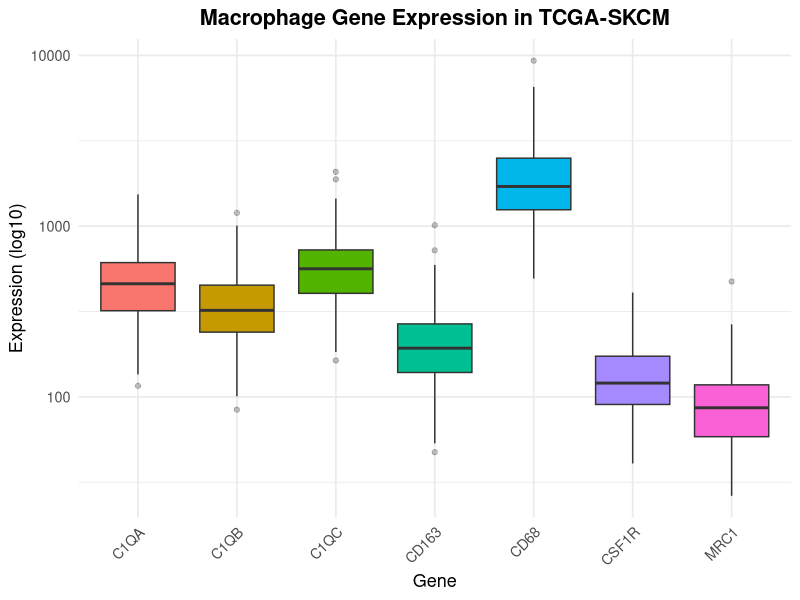
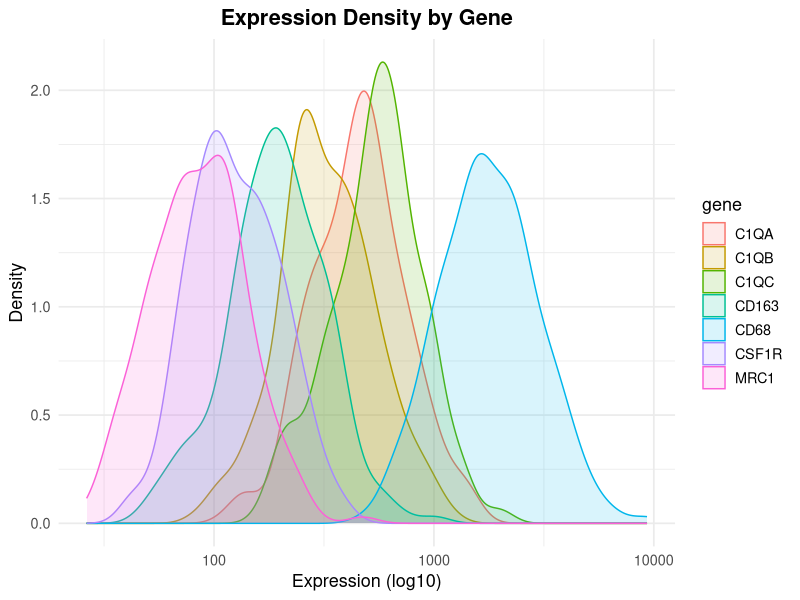
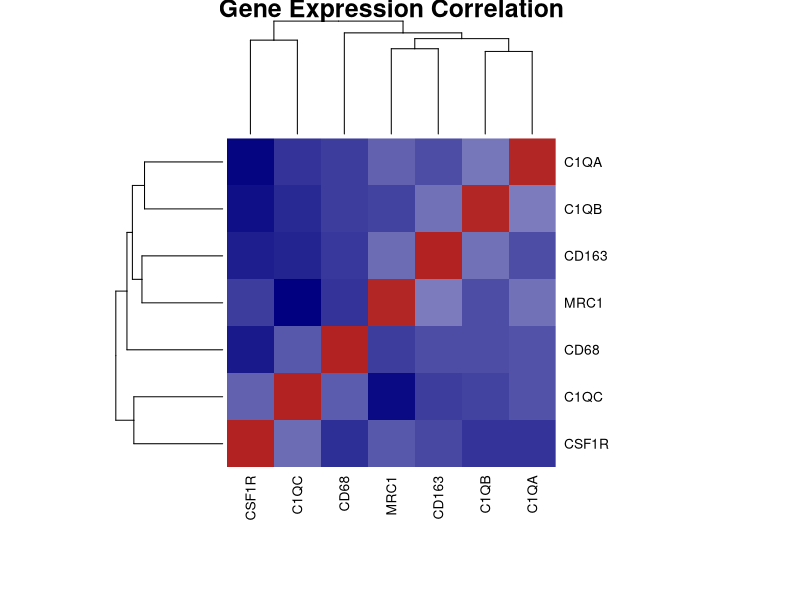

Write the R code that produced these figures, in order.
## ---- chunk 1
library(ggplot2)
library(reshape2)
expr <- read.csv("data/sample_expression.csv", check.names = FALSE)
expr_long <- melt(expr, id.vars = "gene", variable.name = "sample", value.name = "expression")
expr_long$expression <- as.numeric(as.character(expr_long$expression))
expr_matrix <- as.matrix(expr[, -1])
rownames(expr_matrix) <- expr[, 1]
cor_mat <- cor(t(expr_matrix))

stats <- sapply(unique(expr_long$gene), function(g) {
  v <- expr_long$expression[expr_long$gene == g]
  c(Mean = round(mean(v), 2), Median = round(median(v), 2),
    SD = round(sd(v), 2), Min = round(min(v), 2), Max = round(max(v), 2))
})
## ---- chunk 2
cat("Genes:", nrow(expr), "| Samples:", ncol(expr) - 1, "| Tumor: TCGA-SKCM\n")
## ---- chunk 3
knitr::kable(t(stats), digits = 2, caption = "Expression Summary (Normalized Counts)")
## ---- chunk 4
ggplot(expr_long, aes(x = gene, y = expression, fill = gene)) +
  geom_boxplot(outlier.alpha = 0.3) +
  scale_y_log10() +
  theme_minimal(base_size = 13) +
  labs(title = "Macrophage Gene Expression in TCGA-SKCM",
       x = "Gene", y = "Expression (log10)") +
  theme(legend.position = "none",
        plot.title = element_text(face = "bold", hjust = 0.5),
        axis.text.x = element_text(angle = 45, hjust = 1))
## ---- chunk 5
ggplot(expr_long, aes(x = expression, color = gene, fill = gene)) +
  geom_density(alpha = 0.15) +
  scale_x_log10() +
  theme_minimal(base_size = 13) +
  labs(title = "Expression Density by Gene", x = "Expression (log10)", y = "Density") +
  theme(plot.title = element_text(face = "bold", hjust = 0.5))
## ---- chunk 6
heatmap(cor_mat,
        col = colorRampPalette(c("navy", "white", "firebrick"))(100),
        main = "Gene Expression Correlation", cexRow = 1, cexCol = 1, margins = c(8, 8))
## ---- chunk 7
cor_df <- melt(cor_mat)
names(cor_df) <- c("Gene1", "Gene2", "Correlation")
cor_df <- cor_df[cor_df$Gene1 != cor_df$Gene2, ]
cor_df <- cor_df[order(-abs(cor_df$Correlation)), ]
knitr::kable(head(cor_df, 10), digits = 3, caption = "Top 10 Correlated Pairs")
## ---- chunk 8
cat("Findings:\n")
cat("1. CD68 highest expression (pan-macrophage marker).\n")
cat("2. C1QA, C1QB, C1QC strongly correlated (C1 complex).\n")
cat("3. CD163 and MRC1 moderate correlation (M2 macrophage).\n")
cat("4. CD68 most variable, CSF1R least variable across samples.\n")
